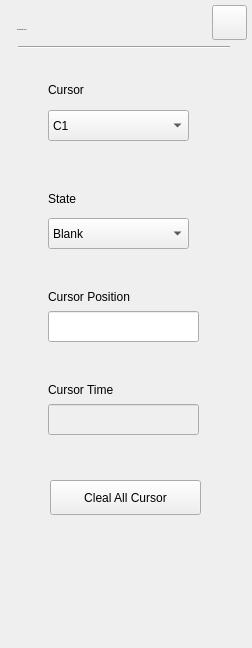
<?xml version="1.0" encoding="UTF-8"?>
<ui version="4.0">
 <class>RtSa_Dialog_Spectrogram_Cursor</class>
 <widget class="QWidget" name="RtSa_Dialog_Spectrogram_Cursor">
  <property name="geometry">
   <rect>
    <x>0</x>
    <y>0</y>
    <width>252</width>
    <height>648</height>
   </rect>
  </property>
  <property name="windowTitle">
   <string>Form</string>
  </property>
  <property name="styleSheet">
   <string notr="true">/****************indoor*************/
#RtSa_Dialog_Spectrogram_Cursor[status = &quot;indoor&quot;]
{
	border:1px;
	border-top-style:solid;
	border-top-color:black;
}
#RtSa_Dialog_Spectrogram_Cursor[status = &quot;indoor&quot;]
#widget
{
background-color:rgba(211,211,211,0.9);
}

#RtSa_Dialog_Spectrogram_Cursor[status = &quot;indoor&quot;]
#widget&gt;QPushButton
{
	color:rgba(123, 123, 123,1);
	font: 75 13px &quot;Arial&quot;;
	border-style:flat;
	font-weight:bold;
}
#RtSa_Dialog_Spectrogram_Cursor[status = &quot;indoor&quot;]
#widget&gt;QLabel
{
font: 75 13px &quot;Arial&quot;;
color:rgba(46,46,46,1);
}
#RtSa_Dialog_Spectrogram_Cursor[status = &quot;indoor&quot;]
#line
{
	background-color:rgba(46,46,46,1);
}
#RtSa_Dialog_Spectrogram_Cursor[status = &quot;indoor&quot;]
RtSa_LineEdit
{
	background-color:rgba(255,255,255,0.6);
	color:rgba(162, 115, 0,1);
	padding:8px 8px 7px 10px ;
	font: 75 13px &quot;Arial&quot;;
	font-weight:bold;
}
#RtSa_Dialog_Spectrogram_Cursor[status = &quot;indoor&quot;]
RtSa_LineEdit:focus
{
  outline: none;
  border:2px solid rgba(162,115,0,1);
}
#RtSa_Dialog_Spectrogram_Cursor[status  =  &quot;indoor&quot;] 
QComboBox
{
	font: 75 13px &quot;Arial&quot;;
	font-weight:bold;
	color:rgba(162, 115, 0, 1);
	padding:8px 23px 7px 10px;
	combobox-popup: 0;
	border-style:flat;
	background-image: url(:/rtsa/image/dropdown_normal.png);
}

#RtSa_Dialog_Spectrogram_Cursor[status  =  &quot;indoor&quot;] 
QComboBox:focus
{
	background-image: url(:/rtsa/image/dropdown_click.png);
}

#RtSa_Dialog_Spectrogram_Cursor[status  =  &quot;indoor&quot;] 
QComboBox::drop-down 
{
	width: 0px;	
	border-style:flat;
}

#RtSa_Dialog_Spectrogram_Cursor[status  =  &quot;indoor&quot;] 
QComboBox QAbstractItemView{
   font: 75 14px &quot;Arial&quot;;
	color:rgba(0, 0, 0, 1);
	background:rgba(255,255,255,1);
 	outline:0px;
	border-style:solid;
	border-color:rgba(151, 151, 151, 1);
	border-width:1px;
}
#RtSa_Dialog_Spectrogram_Cursor[status  =  &quot;indoor&quot;] 
QAbstractItemView::item{
	padding-left:8px;
	width:140px;
	height:32px;
	border-style:flat;
}

#RtSa_Dialog_Spectrogram_Cursor[status  =  &quot;indoor&quot;] 
QComboBox QAbstractItemView::item:selected
{
 	color:rgba(240, 179, 29, 1); 
}
/****************outdoor*************/
#RtSa_Dialog_Spectrogram_Cursor[status = &quot;outdoor&quot;]
{
	border:1px;
	border-top-style:solid;
	border-top-color:black;
}
#RtSa_Dialog_Spectrogram_Cursor[status = &quot;outdoor&quot;]
#widget
{
background-color:rgba(211,211,211,0.9);
}
#RtSa_Dialog_Spectrogram_Cursor[status = &quot;outdoor&quot;]
#widget&gt;QPushButton
{
	color:rgba(123, 123, 123,1);
	font: 75 13px &quot;Arial&quot;;
	border-style:flat;
	font-weight:bold;
}
#RtSa_Dialog_Spectrogram_Cursor[status = &quot;outdoor&quot;]
#widget&gt;QLabel
{
font: 75 13px &quot;Arial&quot;;
color:rgba(46,46,46,1);
}
#RtSa_Dialog_Spectrogram_Cursor[status = &quot;outdoor&quot;]
#line
{
	background-color:rgba(46,46,46,1);
}
#RtSa_Dialog_Spectrogram_Cursor[status = &quot;outdoor&quot;]
RtSa_LineEdit
{
	background:rgba(255,255,255,1);
	color:rgba(162, 115, 0,1);
	padding:8px 6px 7px 6px ;
	font: 75 13px &quot;Arial&quot;;
	font-weight:bold;
}
#RtSa_Dialog_Spectrogram_Cursor[status = &quot;outdoor&quot;]
RtSa_LineEdit:focus
{
	outline: none;
	border:2px solid rgba(162,115,0,1);
	padding:6px 6px 5px 8px ;
}
#RtSa_Dialog_Spectrogram_Cursor[status  =  &quot;outdoor&quot;] 
QComboBox
{
	font: 75 13px &quot;Arial&quot;;
	font-weight:bold;
	color:rgba(162, 115, 0, 1);
	padding:8px 23px 7px 10px;
	combobox-popup: 0;
	border-style:flat;
	background-image: url(:/rtsa/image/dropdown_normal.png);
}

#RtSa_Dialog_Spectrogram_Cursor[status  =  &quot;outdoor&quot;] 
QComboBox:focus
{
	background-image: url(:/rtsa/image/dropdown_click.png);
}

#RtSa_Dialog_Spectrogram_Cursor[status  =  &quot;outdoor&quot;] 
QComboBox::drop-down 
{
	width: 0px;	
	border-style:flat;
}

#RtSa_Dialog_Spectrogram_Cursor[status  =  &quot;outdoor&quot;] 
QComboBox QAbstractItemView{
   font: 75 14px &quot;Arial&quot;;
	color:rgba(0, 0, 0, 1);
	background:rgba(255,255,255,1);
 	outline:0px;
	border-style:solid;
	border-color:rgba(151, 151, 151, 1);
	border-width:1px;
}
#RtSa_Dialog_Spectrogram_Cursor[status  =  &quot;outdoor&quot;] 
QAbstractItemView::item{
	padding-left:8px;
	width:140px;
	height:32px;
	border-style:flat;
}

#RtSa_Dialog_Spectrogram_Cursor[status  =  &quot;outdoor&quot;] 
QComboBox QAbstractItemView::item:selected
{
 	color:rgba(240, 179, 29, 1); 
}
/****************night*************/
#RtSa_Dialog_Spectrogram_Cursor[status = &quot;night&quot;]
{
	border:1px;
	border-top-style:solid;
	border-top-color:black;
}
#RtSa_Dialog_Spectrogram_Cursor[status = &quot;night&quot;]
#widget
{
background-color:rgba(208,182,139,0.9);
}
#RtSa_Dialog_Spectrogram_Cursor[status = &quot;night&quot;]
#widget&gt;QPushButton
{
	color:rgba(123, 123, 123,1);
	font: 75 13px &quot;Arial&quot;;
	border-style:flat;
	font-weight:bold;
}
#RtSa_Dialog_Spectrogram_Cursor[status = &quot;night&quot;]
#widget&gt;QLabel
{
font: 75 13px &quot;Arial&quot;;
color:rgba(46,46,46,1);
}
#RtSa_Dialog_Spectrogram_Cursor[status = &quot;night&quot;]
#line
{
	background-color:rgba(46,46,46,1);
}
#RtSa_Dialog_Spectrogram_Cursor[status = &quot;night&quot;]
RtSa_LineEdit
{
	background: rgba(251,220,167,0.60);
   color:rgba(159,98,0,1);
	padding:8px 8px 7px 10px ;
	font: 75 13px &quot;Arial&quot;;
	font-weight:bold;
}
#RtSa_Dialog_Spectrogram_Cursor[status  =  &quot;night&quot;] 
SA_LineEdit:disable
{
	color:rgba(133,133,133,0.6);
}
#RtSa_Dialog_Spectrogram_Cursor[status = &quot;night&quot;]
RtSa_LineEdit:focus
{
	outline: none;
	border:2px solid rgba(162,115,0,1);
}
#RtSa_Dialog_Spectrogram_Cursor[status  =  &quot;night&quot;] 
QComboBox
{
	font: 75 13px &quot;Arial&quot;;
	font-weight:bold;
    background-color:rgba(251,220,167,0.60);
    color:rgba(159,98,0,1);
	padding:8px 23px 7px 10px;
	combobox-popup: 0;
	border-style:flat;
	background-image: url(:/rtsa/image/night/dropdown_normal.png);
}

#RtSa_Dialog_Spectrogram_Cursor[status  =  &quot;night&quot;] 
QComboBox:focus
{
	background-color:rgba(251,220,167,0.60);
	background-image: url(:/rtsa/image/dropdown_click.png);
}

#RtSa_Dialog_Spectrogram_Cursor[status  =  &quot;night&quot;] 
QComboBox::drop-down 
{
	width: 0px;	
	border-style:flat;
}

#RtSa_Dialog_Spectrogram_Cursor[status  =  &quot;night&quot;] 
QComboBox QAbstractItemView{
   font: 75 14px &quot;Arial&quot;;
	color:rgba(0, 0, 0, 1);
	background-color:#FBDBA7;
 	outline:0px;
	border-style:solid;
	border-color:rgba(151, 151, 151, 1);
	border-width:1px;
}
#RtSa_Dialog_Spectrogram_Cursor[status  =  &quot;night&quot;] 
QAbstractItemView::item{
	padding-left:8px;
	width:140px;
	height:32px;
	border-style:flat;
}

#RtSa_Dialog_Spectrogram_Cursor[status  =  &quot;night&quot;] 
QComboBox QAbstractItemView::item:selected
{
 	color:rgba(159,98,0,1);
}</string>
  </property>
  <property name="status" stdset="0">
   <string>night</string>
  </property>
  <widget class="QWidget" name="widget" native="true">
   <property name="geometry">
    <rect>
     <x>0</x>
     <y>0</y>
     <width>252</width>
     <height>648</height>
    </rect>
   </property>
   <property name="styleSheet">
    <string notr="true"/>
   </property>
   <widget class="QPushButton" name="pb_cancel">
    <property name="geometry">
     <rect>
      <x>212</x>
      <y>5</y>
      <width>35</width>
      <height>35</height>
     </rect>
    </property>
    <property name="styleSheet">
     <string notr="true">#RtSa_Dialog_Spectrogram_Cursor[status = &quot;indoor&quot;]
#pb_cancel
{
background-color:rgba(0,0,0,0);
background-image: url(:/rtsa/image/btn_close_normal.png);
}
#RtSa_Dialog_Spectrogram_Cursor[status = &quot;indoor&quot;]
#pb_cancel:pressed
{
background-image: url(:/rtsa/image/btn_close_click.png);
}

#RtSa_Dialog_Spectrogram_Cursor[status = &quot;outdoor&quot;]
#pb_cancel
{
background-color:rgba(0,0,0,0);
background-image: url(:/rtsa/image/btn_close_normal.png);
}
#RtSa_Dialog_Spectrogram_Cursor[status = &quot;outdoor&quot;]
#pb_cancel:pressed
{
background-image: url(:/rtsa/image/btn_close_click.png);
}

#RtSa_Dialog_Spectrogram_Cursor[status = &quot;night&quot;]
#pb_cancel
{
background-color:rgba(0,0,0,0);
border-image: url(:/rtsa/image/night/btn_close_normal.png);
}
#RtSa_Dialog_Spectrogram_Cursor[status = &quot;night&quot;]
#pb_cancel:pressed
{
border-image: url(:/rtsa/image/night/btn_close_click.png);
}</string>
    </property>
    <property name="text">
     <string/>
    </property>
   </widget>
   <widget class="QLabel" name="lblTitle">
    <property name="geometry">
     <rect>
      <x>17</x>
      <y>19</y>
      <width>181</width>
      <height>22</height>
     </rect>
    </property>
    <property name="font">
     <font>
      <family>Arial</family>
      <pointsize>-1</pointsize>
      <weight>75</weight>
      <italic>false</italic>
      <bold>true</bold>
     </font>
    </property>
    <property name="styleSheet">
     <string notr="true">#lblTitle
{
	font: 75 16px &quot;Arial&quot;;
	color:rgba(46,46,46,1);
	line-height:23px;
	font-weight:bold;
}</string>
    </property>
    <property name="text">
     <string>Spectrogram Cursor</string>
    </property>
   </widget>
   <widget class="Line" name="line">
    <property name="geometry">
     <rect>
      <x>18</x>
      <y>46</y>
      <width>212</width>
      <height>2</height>
     </rect>
    </property>
    <property name="orientation">
     <enum>Qt::Horizontal</enum>
    </property>
   </widget>
   <widget class="RtSa_LineEdit" name="edit_Time">
    <property name="enabled">
     <bool>false</bool>
    </property>
    <property name="geometry">
     <rect>
      <x>48</x>
      <y>404</y>
      <width>151</width>
      <height>31</height>
     </rect>
    </property>
    <property name="readOnly">
     <bool>true</bool>
    </property>
   </widget>
   <widget class="QLabel" name="label_5">
    <property name="geometry">
     <rect>
      <x>48</x>
      <y>379</y>
      <width>121</width>
      <height>21</height>
     </rect>
    </property>
    <property name="text">
     <string>Cursor Time</string>
    </property>
   </widget>
   <widget class="RtSa_LineEdit" name="edit_Position">
    <property name="geometry">
     <rect>
      <x>48</x>
      <y>311</y>
      <width>151</width>
      <height>31</height>
     </rect>
    </property>
    <property name="readOnly">
     <bool>true</bool>
    </property>
   </widget>
   <widget class="QLabel" name="label_4">
    <property name="geometry">
     <rect>
      <x>48</x>
      <y>286</y>
      <width>181</width>
      <height>21</height>
     </rect>
    </property>
    <property name="text">
     <string>Cursor Position</string>
    </property>
   </widget>
   <widget class="QLabel" name="label_3">
    <property name="geometry">
     <rect>
      <x>48</x>
      <y>79</y>
      <width>101</width>
      <height>21</height>
     </rect>
    </property>
    <property name="text">
     <string>Cursor</string>
    </property>
   </widget>
   <widget class="QComboBox" name="combo_Cursor">
    <property name="geometry">
     <rect>
      <x>48</x>
      <y>110</y>
      <width>141</width>
      <height>31</height>
     </rect>
    </property>
    <item>
     <property name="text">
      <string>C1</string>
     </property>
    </item>
    <item>
     <property name="text">
      <string>C2</string>
     </property>
    </item>
    <item>
     <property name="text">
      <string>C3</string>
     </property>
    </item>
    <item>
     <property name="text">
      <string>C4</string>
     </property>
    </item>
    <item>
     <property name="text">
      <string>C5</string>
     </property>
    </item>
    <item>
     <property name="text">
      <string>C6</string>
     </property>
    </item>
   </widget>
   <widget class="QComboBox" name="combo_State">
    <property name="geometry">
     <rect>
      <x>48</x>
      <y>218</y>
      <width>141</width>
      <height>31</height>
     </rect>
    </property>
    <item>
     <property name="text">
      <string>Blank</string>
     </property>
    </item>
    <item>
     <property name="text">
      <string>Active</string>
     </property>
    </item>
   </widget>
   <widget class="QLabel" name="label_6">
    <property name="geometry">
     <rect>
      <x>48</x>
      <y>188</y>
      <width>121</width>
      <height>21</height>
     </rect>
    </property>
    <property name="text">
     <string>State</string>
    </property>
   </widget>
   <widget class="QPushButton" name="pb_ClearAll">
    <property name="geometry">
     <rect>
      <x>50</x>
      <y>480</y>
      <width>151</width>
      <height>35</height>
     </rect>
    </property>
    <property name="styleSheet">
     <string notr="true">#RtSa_Dialog_Spectrogram_Cursor[status = &quot;indoor&quot;]
#pb_ClearAll
{
	color:white;
	background-color:black;
}
#RtSa_Dialog_Spectrogram_Cursor[status = &quot;indoor&quot;]
#pb_ClearAll:pressed
{
	color:white;
	background-color: rgb(255, 181, 1);
}

#RtSa_Dialog_Spectrogram_Cursor[status = &quot;outdoor&quot;]
#pb_ClearAll
{
	color:black;
	background-image: url(:/rtsa/image/outdoor/btn_tool.png);
}
#RtSa_Dialog_Spectrogram_Cursor[status = &quot;outdoor&quot;]
#pb_ClearAll:pressed
{
	background-image: url(:/rtsa/image/outdoor/btn_tool_click.png);
}

#RtSa_Dialog_Spectrogram_Cursor[status = &quot;night&quot;]
#pb_ClearAll
{
	color: #FBDBA7;
	background-color:black;
}
#RtSa_Dialog_Spectrogram_Cursor[status = &quot;night&quot;]
#pb_ClearAll:pressed
{
	color: #FBDBA7;
	background-color: rgb(255, 181, 1);
}
</string>
    </property>
    <property name="text">
     <string>Cleal All Cursor</string>
    </property>
   </widget>
  </widget>
 </widget>
 <customwidgets>
  <customwidget>
   <class>RtSa_LineEdit</class>
   <extends>QLineEdit</extends>
   <header location="global">rtsa_lineedit.h</header>
   <slots>
    <signal>clicked()</signal>
   </slots>
  </customwidget>
 </customwidgets>
 <resources/>
 <connections/>
</ui>
